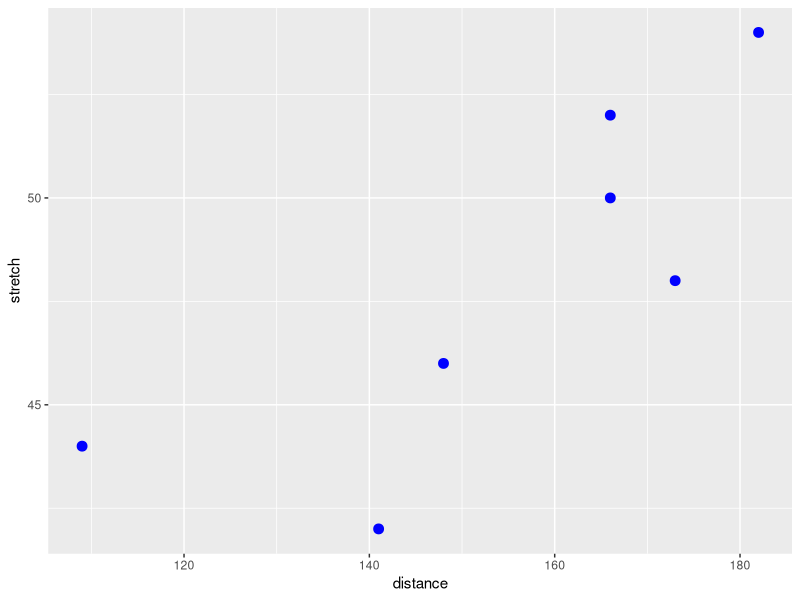
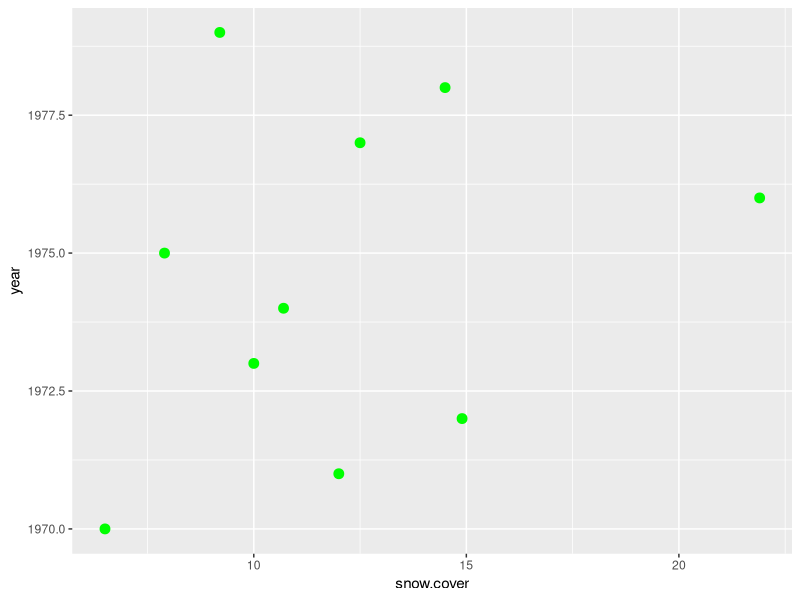
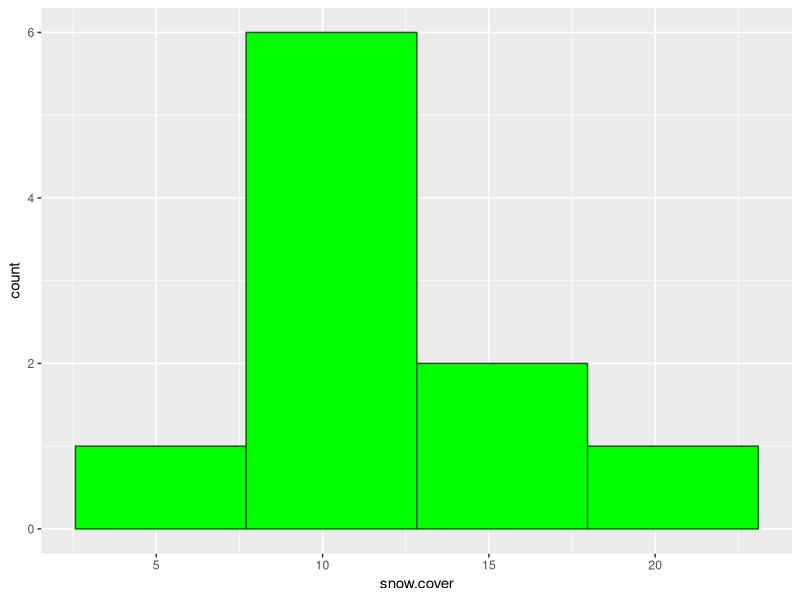

These figures' R source, in order:
## ---- chunk 1
knitr::opts_chunk$set(echo = TRUE)
## ---- chunk 2
library(ggplot2)
## ---- chunk 3
ex1 <- data.frame(stretch=c(46,54,48,50,44,42,52), distance=c(148,182,173,166,109,141,166))
ex1

ggplot(ex1, aes(distance, stretch)) + geom_point(col="blue", size=3)
## ---- chunk 4
ex2 <- data.frame(year=c(1970:1979), snow.cover=c(6.5,12.0,14.9,10.0,10.7,7.9,21.9,12.5,14.5,9.2))
ex2
## ---- chunk 5
ggplot(ex2, aes(snow.cover, year)) + geom_point(col="green", size=3)
## ---- chunk 6
ggplot(ex2, aes(snow.cover)) + geom_histogram(fill="green", col="darkgreen", bins = 4)
